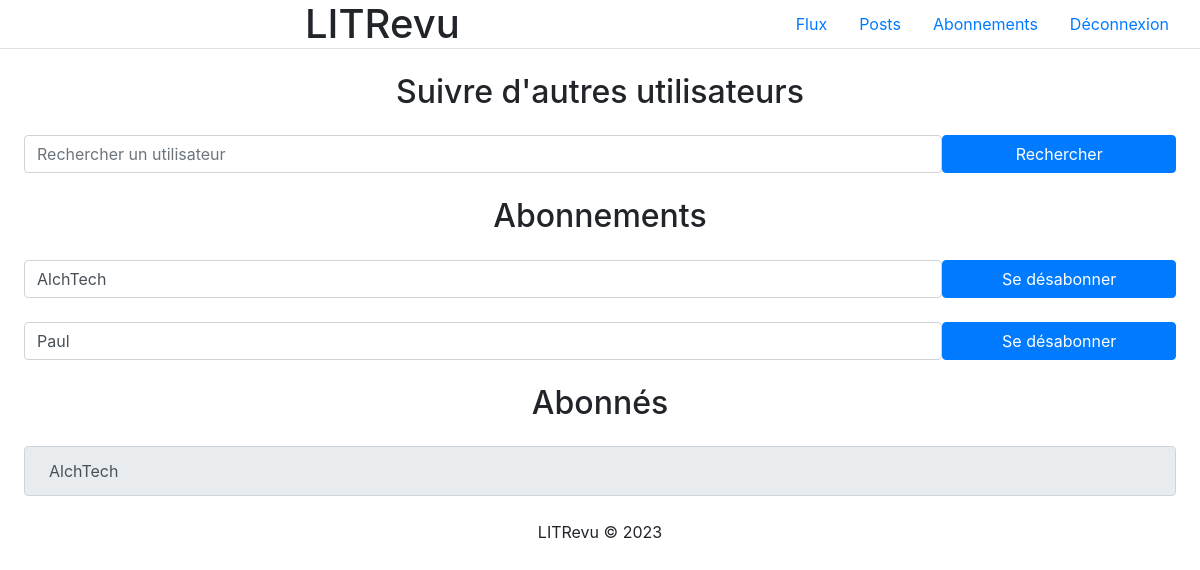
The page /abonnements/ (signed in) on the database its author committed.
### LITReview/models.py (models this page shows)
class UserFollows(models.Model):
    user = models.ForeignKey(User, on_delete=models.CASCADE, related_name='following')
    followed_user = models.ForeignKey(User, on_delete=models.CASCADE, related_name='followed_by')
    class Meta:
        unique_together = ('user', 'followed_user')

### LITReview/views.py (the view, shortened to what this page needs)
# urls.py: path('abonnements/', views.Abonnements.as_view(), name='abonnements'),
class Abonnements(LoginRequiredMixin, View):
    login_url = '/'
    def get(self, request):
        recherche_form = UserSearchForm()
        user_follows = UserFollows.objects.filter(user=request.user)
        all_user_follows = UserFollows.objects.all()
        followers = []
        for user_follow in all_user_follows:
            if user_follow.followed_user == request.user:
                followers.append(user_follow)
        return render(request, 'LITReview/abonnements.html', {'recherche_form': recherche_form, 'user_follows': user_follows, 'followers': followers})

### LITReview/forms.py
class UserSearchForm(forms.Form):
    followed_user = forms.CharField(
        label="",
        widget= forms.TextInput(attrs={'class': 'form-control', 'placeholder': 'Rechercher un utilisateur'})
    )

### LITReview/templates/LITReview/abonnements.html (shortened to what this page needs)
<!DOCTYPE html>
<html lang="en">
    {% block head %}
        {% include 'LITReview/partials/head.html' %}
    {% endblock %}
<body>
    {% include 'LITReview/partials/header.html' %}
    {% block search %}
        <h2 class="text-center mt-4">Suivre d'autres utilisateurs</h2>
        <form method="post" action="{% url 'abonnements' %}" class="d-flex m-4">
            {{ recherche_form }}
            <button type="submit" class="btn btn-primary" style="width: 25%">Rechercher</button>
        </form>
    {% endblock %}
    {% block abonnement %}
        <h2 class="text-center">Abonnements</h2>
    {% for user_follow in user_follows %}
    <form method="post" action="{% url 'abonnements' %}" class="d-flex m-4">
        <input name="followed_user" value="{{ user_follow.followed_user }}" class="form-control">
        <button type="submit" class="btn btn-primary" style="width: 25%">Se désabonner</button>
    </form>
    {% endfor %}
    {% endblock %}
        {% block abonnes %}
            <h2 class="text-center">Abonnés</h2>
            {% for follower in followers %}
            <div class="d-flex m-4">
                <input type="text" value="{{ follower.user.username }}" class="form-control p-4" disabled>
            </div>
            {% endfor %}
        {% endblock %}
    {% include 'LITReview/partials/footer.html' %}
</body>
</html>

### rows shown on the page
UserFollows: followed_user "AlchTech"
UserFollows: followed_user "Paul"
UserFollows: user.username "AlchTech"
